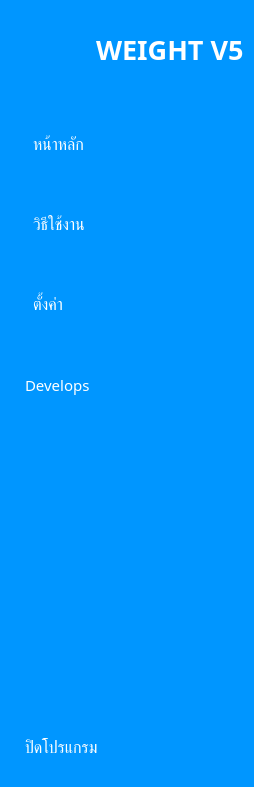
     <widget class="QWidget" name="show_sidebar" native="true">
      <property name="enabled">
       <bool>true</bool>
      </property>
      <property name="styleSheet">
       <string notr="true">QWidget {
	background-color: rgb(0, 150, 255);
	border-radius: 10px;
}

QPushButton {
	color: white;
	text-align: left;
	height: 30px;
	border: none;
	border-top-left-radius: 10px;
	border-bottom-left-radius: 10px;
	padding: 15px;
}

QPushButton:checked {
	background-color: #f5fafe;
	color: rgb(0, 150, 255);
	font-weight: bold;
}</string>
      </property>
      <layout class="QVBoxLayout" name="verticalLayout_4">
       <property name="spacing">
        <number>6</number>
       </property>
       <property name="leftMargin">
        <number>10</number>
       </property>
       <property name="topMargin">
        <number>9</number>
       </property>
       <property name="rightMargin">
        <number>10</number>
       </property>
       <property name="bottomMargin">
        <number>9</number>
       </property>
       <item>
        <layout class="QHBoxLayout" name="horizontalLayout_2">
         <property name="topMargin">
          <number>0</number>
         </property>
         <property name="rightMargin">
          <number>0</number>
         </property>
         <item>
          <widget class="QLabel" name="profile_img1">
           <property name="minimumSize">
            <size>
             <width>80</width>
             <height>80</height>
            </size>
           </property>
           <property name="maximumSize">
            <size>
             <width>80</width>
             <height>80</height>
            </size>
           </property>
           <property name="text">
            <string/>
           </property>
           <property name="pixmap">
            <pixmap resource="../../../resource.qrc">:/assets/images/polipharm.png</pixmap>
           </property>
           <property name="scaledContents">
            <bool>true</bool>
           </property>
          </widget>
         </item>
         <item>
          <widget class="QLabel" name="label_3">
           <property name="font">
            <font>
             <family>Kanit</family>
             <pointsize>20</pointsize>
             <bold>true</bold>
            </font>
           </property>
           <property name="styleSheet">
            <string notr="true">color: rgb(255, 255, 255);</string>
           </property>
           <property name="text">
            <string>WEIGHT V5</string>
           </property>
          </widget>
         </item>
        </layout>
       </item>
       <item>
        <layout class="QVBoxLayout" name="verticalLayout_2">
         <property name="spacing">
          <number>20</number>
         </property>
         <property name="topMargin">
          <number>20</number>
         </property>
         <item>
          <widget class="QPushButton" name="home_1">
           <property name="font">
            <font>
             <family>Kanit</family>
             <pointsize>12</pointsize>
             <bold>false</bold>
            </font>
           </property>
           <property name="cursor">
            <cursorShape>PointingHandCursor</cursorShape>
           </property>
           <property name="text">
            <string>  หน้าหลัก</string>
           </property>
           <property name="icon">
            <iconset resource="../../../resource.qrc">
             <normaloff>:/assets/icon/home.png</normaloff>:/assets/icon/home.png</iconset>
           </property>
           <property name="iconSize">
            <size>
             <width>40</width>
             <height>40</height>
            </size>
           </property>
           <property name="checkable">
            <bool>true</bool>
           </property>
           <property name="autoExclusive">
            <bool>true</bool>
           </property>
          </widget>
         </item>
         <item>
          <widget class="QPushButton" name="manual_1">
           <property name="font">
            <font>
             <family>Kanit</family>
             <pointsize>12</pointsize>
            </font>
           </property>
           <property name="cursor">
            <cursorShape>PointingHandCursor</cursorShape>
           </property>
           <property name="text">
            <string>  วิธีใช้งาน</string>
           </property>
           <property name="icon">
            <iconset resource="../../../resource.qrc">
             <normaloff>:/assets/icon/manual_1.png</normaloff>:/assets/icon/manual_1.png</iconset>
           </property>
           <property name="iconSize">
            <size>
             <width>40</width>
             <height>40</height>
            </size>
           </property>
           <property name="checkable">
            <bool>true</bool>
           </property>
           <property name="autoExclusive">
            <bool>true</bool>
           </property>
          </widget>
         </item>
         <item>
          <widget class="QPushButton" name="setting_1">
           <property name="font">
            <font>
             <family>Kanit</family>
             <pointsize>12</pointsize>
            </font>
           </property>
           <property name="cursor">
            <cursorShape>PointingHandCursor</cursorShape>
           </property>
           <property name="text">
            <string>  ตั้งค่า</string>
           </property>
           <property name="icon">
            <iconset resource="../../../resource.qrc">
             <normaloff>:/assets/icon/settings.png</normaloff>:/assets/icon/settings.png</iconset>
           </property>
           <property name="iconSize">
            <size>
             <width>40</width>
             <height>40</height>
            </size>
           </property>
           <property name="checkable">
            <bool>true</bool>
           </property>
           <property name="autoExclusive">
            <bool>true</bool>
           </property>
          </widget>
         </item>
         <item>
          <widget class="QPushButton" name="develops_1">
           <property name="font">
            <font>
             <family>Kanit</family>
             <pointsize>11</pointsize>
            </font>
           </property>
           <property name="cursor">
            <cursorShape>PointingHandCursor</cursorShape>
           </property>
           <property name="text">
            <string>Develops </string>
           </property>
           <property name="icon">
            <iconset resource="../../../resource.qrc">
             <normaloff>:/assets/icon/developer.png</normaloff>:/assets/icon/developer.png</iconset>
           </property>
           <property name="iconSize">
            <size>
             <width>50</width>
             <height>50</height>
            </size>
           </property>
           <property name="checkable">
            <bool>true</bool>
           </property>
           <property name="autoExclusive">
            <bool>true</bool>
           </property>
          </widget>
         </item>
        </layout>
       </item>
       <item>
        <spacer name="verticalSpacer_2">
         <property name="orientation">
          <enum>Qt::Vertical</enum>
         </property>
         <property name="sizeHint" stdset="0">
          <size>
           <width>20</width>
           <height>297</height>
          </size>
         </property>
        </spacer>
       </item>
       <item>
        <widget class="QPushButton" name="signout_1">
         <property name="font">
          <font>
           <family>Kanit</family>
           <pointsize>12</pointsize>
           <strikeout>false</strikeout>
           <kerning>true</kerning>
          </font>
         </property>
         <property name="cursor">
          <cursorShape>PointingHandCursor</cursorShape>
         </property>
         <property name="text">
          <string>ปิดโปรแกรม</string>
         </property>
         <property name="icon">
          <iconset resource="../../../resource.qrc">
           <normaloff>:/assets/icon/logout.png</normaloff>:/assets/icon/logout.png</iconset>
         </property>
         <property name="iconSize">
          <size>
           <width>50</width>
           <height>50</height>
          </size>
         </property>
         <property name="shortcut">
          <string notr="true">Ctrl+S</string>
         </property>
        </widget>
       </item>
      </layout>
     </widget>
